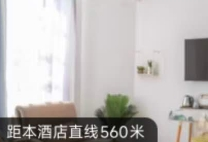
#> input picture poly_apps/flutter_bloom/assets/apps/app_travel/images/hotel_recommend_1.png, 208 x 142 px, found by its file name
$ python crop_images.py
#> lines starting #> are read from the running program, lines starting #| are printed output that depends on the picture
from PIL import Image
import os

def crop_images_to_smallest():
    """
    Crops a set of hotel recommendation images to the smallest dimension found among them.
    """
    try:
        base_path = r"D:\programing\core_node\poly_apps\flutter_bloom\assets\apps\app_travel\images"
        image_names = ["hotel_recommend_1.png", "hotel_recommend_2.png", "hotel_recommend_3.png"]
        image_paths = [os.path.join(base_path, name) for name in image_names]

        images = [Image.open(p) for p in image_paths]
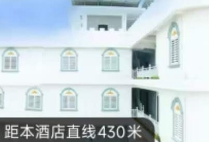
#> input picture poly_apps/flutter_bloom/assets/apps/app_travel/images/hotel_recommend_2.png, 209 x 142 px, found by its file name
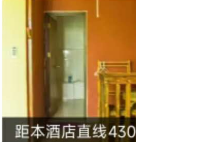
#> input picture poly_apps/flutter_bloom/assets/apps/app_travel/images/hotel_recommend_3.png, 209 x 142 px, found by its file name
#> images = 3 items
        sizes = [img.size for img in images]
#> sizes = [(208, 142), (209, 142), (209, 142)]

        min_width = min(s[0] for s in sizes)
#> min_width = 208
        min_height = min(s[1] for s in sizes)
#> min_height = 142

        for i, img in enumerate(images):
            width, height = img.size
            left = (width - min_width) / 2
            top = (height - min_height) / 2
            right = (width + min_width) / 2
            bottom = (height + min_height) / 2

            cropped_img = img.crop((left, top, right, bottom))
            cropped_img.save(image_paths[i])
            print(f"Cropped and saved {image_paths[i]}")
#> this loop made 3 passes
#> (width, left, right) on passes 1 to 3: (208, 0, 208), (209, 0.5, 208.5), (209, 0.5, 208.5)
#| Cropped and saved D:\programing\core_node\poly_apps\flutter_bloom\assets\apps\app_travel\images/hotel_recommend_1.png
#| Cropped and saved D:\programing\core_node\poly_apps\flutter_bloom\assets\apps\app_travel\images/hotel_recommend_2.png
#| Cropped and saved D:\programing\core_node\poly_apps\flutter_bloom\assets\apps\app_travel\images/hotel_recommend_3.png
#> pass 2, in crop_images_to_smallest, `cropped_img = img.crop((left, top, right, bottom))`:
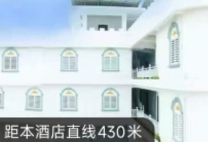
#> cropped_img: PIL image 208x142 RGB; mean R, G, B 191.8, 204.8, 210.4
#> pass 3, in crop_images_to_smallest, `cropped_img = img.crop((left, top, right, bottom))`:
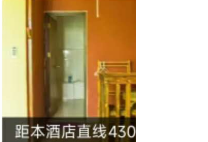
#> cropped_img: PIL image 208x142 RGBA; mean R, G, B, A 191.5, 170.9, 134.9, 255

    except FileNotFoundError as e:
        print(f"Error: {e}. Please check the file paths.")
    except Exception as e:
        print(f"An error occurred: {e}")

if __name__ == "__main__":
    crop_images_to_smallest()
